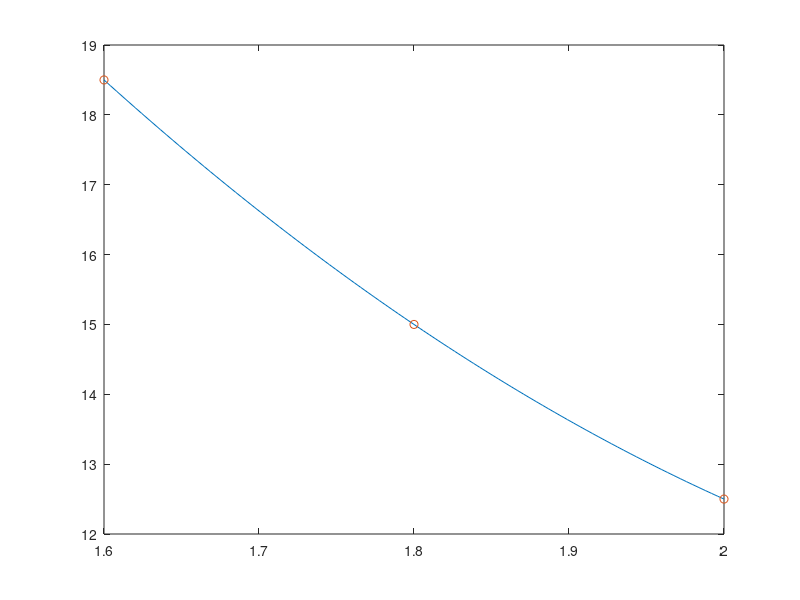

The MATLAB script that drew this image:
% Practica experimental en el que se estudia el numero de golpes de una 
% pelota contra el suelo en funcion de la altura a la que se lanza

clc;close all;clear all; % Se borra todo el historial de MATLAB
altura = [1.6 1.8 2]; % alturas de la pelota en las 3 muestras
golpes = [18.5 15 12.5]; % numero de golpes obtenidos
p = polyfit(altura, golpes, 2); % ajuste de los datos experimentales
aa = linspace(1.6, 2); % Vector para el ajuste teorico
paa = polyval(p,aa); % Evaluar la funcion del ajuste en el vector teorico
plot(aa, paa, altura, golpes, 'o') % Representacion de los valores experimentales y teoricos
polyval(p, 1.7) % se obtiene el numero de golpes teoricos para una altura 1.7m
polyval(p, 1.9) % se obtiene el numero de golpes teoricos para una altura 1.9m